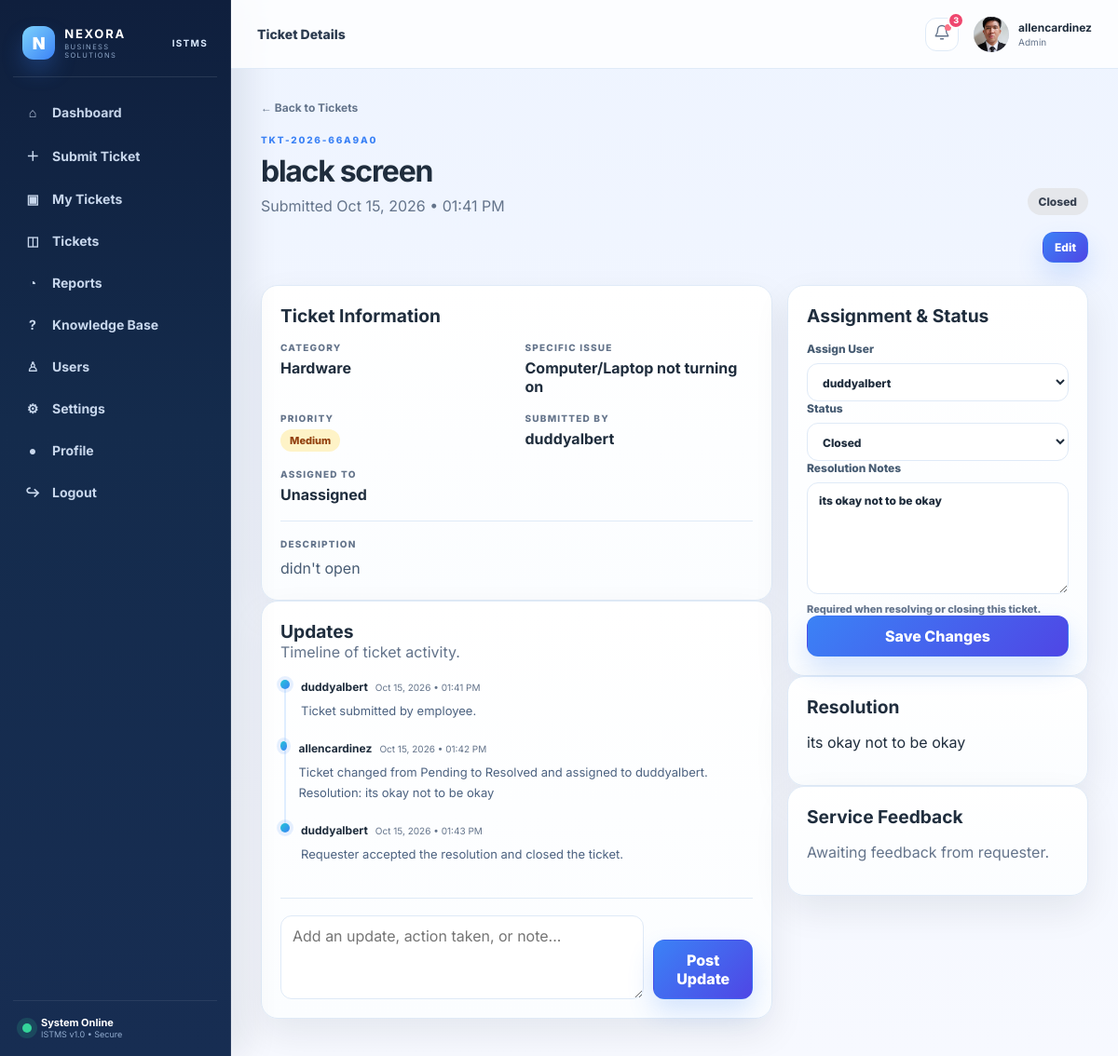
The page /tickets/53/ (signed in) on the database its author committed.
### tickets/models.py (models this page shows, shortened)
class Profile(models.Model):
    DEPARTMENT_CHOICES = [
        ("Information Technology", "Information Technology"),
        ("IT Support Services", "IT Support Services"),
        ("Network and Infrastructure", "Network and Infrastructure"),
        ("Human Resources", "Human Resources"),
        ("Operations", "Operations"),
    ]
    ROLE_CHOICES = [
        ("user", "User"),
        ("admin", "Admin"),
    ]
    user = models.OneToOneField(User, on_delete=models.CASCADE)
    role = models.CharField(max_length=20, choices=ROLE_CHOICES, default="user")
    department = models.CharField(max_length=100, blank=True, choices=DEPARTMENT_CHOICES)
    user_identifier = models.CharField(max_length=50, blank=True, verbose_name="User ID")
    avatar_initials = models.CharField(max_length=5, blank=True)
    profile_picture = models.FileField(upload_to="profile_pictures/", blank=True)
    def get_role_display(self):
        return "Admin" if self.role in {"admin", "manager"} or self.user.is_superuser else "User"

class Ticket(models.Model):
    PRIORITIES = [
        ("low", "Low"),
        ("medium", "Medium"),
        ("high", "High"),
        ("critical", "Critical"),
    ]
    STATUSES = [
        ("pending", "Pending"),
        ("assigned", "Assigned"),
        ("in_progress", "In Progress"),
        ("resolved", "Resolved"),
        ("closed", "Closed"),
    ]
    ticket_number = models.CharField(max_length=30, unique=True, blank=True)
    title = models.CharField(max_length=200)
    description = models.TextField()
    category = models.ForeignKey(Category, on_delete=models.PROTECT)
    issue_type = models.CharField(max_length=120, blank=True)
    priority = models.CharField(max_length=20, choices=PRIORITIES, default="medium")
    status = models.CharField(max_length=20, choices=STATUSES, default="pending")
    submitted_by = models.ForeignKey(User, on_delete=models.CASCADE, related_name="submitted_tickets")
    assigned_to = models.ForeignKey(User, on_delete=models.SET_NULL, null=True, blank=True, related_name="assigned_tickets")
    device_system = models.CharField(max_length=120, blank=True)
    location = models.CharField(max_length=150, blank=True)
    attachment = models.FileField(upload_to="ticket_files/", blank=True, null=True)
    resolution = models.TextField(blank=True)
    created_at = models.DateTimeField(auto_now_add=True)
    updated_at = models.DateTimeField(auto_now=True)
    resolved_at = models.DateTimeField(null=True, blank=True)
    class Meta:
        ordering = ["-created_at"]

class Category(models.Model):
    name = models.CharField(max_length=80)
    description = models.CharField(max_length=200, blank=True)

class TicketUpdate(models.Model):
    ticket = models.ForeignKey(Ticket, on_delete=models.CASCADE, related_name="updates")
    author = models.ForeignKey(User, on_delete=models.SET_NULL, null=True)
    message = models.TextField()
    created_at = models.DateTimeField(auto_now_add=True)
    class Meta:
        ordering = ["created_at"]

### tickets/views.py (the view)
# urls.py: path("tickets/<int:pk>/", views.ticket_detail, name="ticket_detail"),
@login_required
def ticket_detail(request, pk):
    ticket = get_object_or_404(Ticket.objects.select_related("category", "submitted_by", "assigned_to"), pk=pk)
    r = role(request)
    if r == "user" and ticket.submitted_by != request.user:
        return redirect("my_tickets")
    technicians = User.objects.filter(profile__role="user", is_active=True).order_by("first_name", "username")
    return render(request, "tickets/ticket_detail.html", {
        "ticket": ticket,
        "updates": ticket.updates.select_related("author"),
        "update_form": TicketUpdateForm(),
        "feedback_form": FeedbackForm(),
        "technicians": technicians,
        "role": r,
    })

### tickets/forms.py
class TicketUpdateForm(forms.ModelForm):
    class Meta:
        model = TicketUpdate
        fields = ["message"]
        widgets = {"message": forms.Textarea(attrs={"class": "form-control", "rows": 3, "placeholder": "Add an update, action taken, or note..."})}

class FeedbackForm(forms.ModelForm):
    class Meta:
        model = Feedback
        fields = ["rating", "comment"]
        widgets = {
            "rating": forms.Select(
                choices=[(i, "★" * i + "☆" * (5 - i)) for i in range(1, 6)],
                attrs={"class": "form-control"},
            ),
            "comment": forms.Textarea(attrs={"class": "form-control", "rows": 3, "placeholder": "Tell us about your support experience..."})
        }

### tickets/context_processors.py (called while the page is built)
def notification_context(request):
    if not request.user.is_authenticated:
        return {"notifications": [], "unread_notification_count": 0}
    user_notifications = request.user.notifications.select_related("ticket", "ticket__submitted_by")
    return {
        "notifications": user_notifications[:8],
        "unread_notification_count": user_notifications.filter(read_at__isnull=True).count(),
    }

### tickets/views.py (called while the page is built)
def role(request):
    stored_role = getattr(getattr(request.user, "profile", None), "role", "user")
    return "admin" if stored_role in {"admin", "manager"} or request.user.is_superuser else "user"

### tickets/templates/tickets/ticket_detail.html (shortened to what this page needs)
{% extends 'tickets/base.html' %}{% block title %}Ticket {{ticket.ticket_number}}{% endblock %}{% block page_label %}Ticket Details{% endblock %}
{% block content %}
<div class="detail-top"><div><a class="back-link" href="{% if role == 'user' %}{% url 'my_tickets' %}{% else %}{% url 'all_tickets' %}{% endif %}">← Back to Tickets</a><div class="ticket-title-row"><div><span class="eyebrow">{{ticket.ticket_number}}</span><h1>{{ticket.title}}</h1><p>Submitted {{ticket.created_at|date:"M d, Y • h:i A"}}</p></div><span class="status large {{ticket.status}}">{{ticket.get_status_display}}</span></div></div></div>
<div class="detail-actions" style="display:flex;justify-content:flex-end;gap:0.75rem;margin:1rem 0 1.5rem;">
  {% if role == 'admin' or ticket.status == 'pending' or ticket.status == 'assigned' or ticket.status == 'in_progress' or ticket.status == 'resolved' or ticket.status == 'closed' %}
    <a class="btn small primary" href="{% url 'ticket_edit' ticket.pk %}">Edit</a>
  {% endif %}
</div>
<div class="detail-grid">
<div>
<div class="panel ticket-info"><div class="panel-head"><h2>Ticket Information</h2></div>
<div class="info-grid"><div><small>Category</small><strong>{{ticket.category.name}}</strong></div><div><small>Specific Issue</small><strong>{{ticket.issue_type|default:"—"}}</strong></div><div><small>Priority</small><strong><span class="badge {{ticket.priority}}">{{ticket.get_priority_display}}</span></strong></div><div><small>Submitted By</small><strong>{{ticket.submitted_by.get_full_name|default:ticket.submitted_by.username}}</strong></div><div><small>Assigned To</small><strong>{{ticket.assigned_to.get_full_name|default:"Unassigned"}}</strong></div></div>
<div class="description"><small>Description</small><p>{{ticket.description}}</p></div>
</div>
<div class="panel"><div class="panel-head"><div><h2>Updates</h2><p>Timeline of ticket activity.</p></div></div><div class="timeline">{% for u in updates %}<div class="timeline-item"><div class="timeline-dot"></div><div><strong>{{u.author.get_full_name|default:u.author.username}}</strong><span>{{u.created_at|date:"M d, Y • h:i A"}}</span><p>{{u.message}}</p></div></div>{% empty %}<p class="muted">No updates yet.</p>{% endfor %}</div>
<form method="post" action="{% url 'ticket_update' ticket.pk %}" class="update-form">{% csrf_token %}{{update_form.message}}<button class="btn primary" type="submit">Post Update</button></form>
</div>
</div>
<div>
{% if role == 'admin' %}
<div class="panel"><div class="panel-head"><h2>Assignment & Status</h2></div>
<form method="post" action="{% url 'assign_ticket' ticket.pk %}" class="form-stack">
{% if role == 'admin' %}
<label>Assign User
<select name="assigned_to" class="form-control">
{% for u in technicians %}
<option value="{{u.id}}" {% if ticket.assigned_to_id == u.id %}selected{% endif %}>{{u.get_full_name|default:u.username}}</option>
{% endfor %}
</select>
</label>
{% endif %}
<label>Status
<select name="status" class="form-control">
{% for value,label in ticket.STATUSES %}
<option value="{{value}}" {% if ticket.status == value %}selected{% endif %}>{{label}}</option>
{% endfor %}
</select>
</label>
<label>Resolution Notes
<textarea name="resolution" class="form-control" rows="3" placeholder="Explain resolution or notes...">{{ ticket.resolution }}</textarea>
<small class="hint">Required when resolving or closing this ticket.</small>
</label>
<button class="btn primary full" type="submit">Save Changes</button>
</form>
</div>
{% endif %}
<div class="panel"><div class="panel-head"><h2>Resolution</h2></div>{% if ticket.resolution %}<p>{{ticket.resolution}}</p>{% else %}<p class="muted">Resolution will appear here once the issue is resolved.</p>{% endif %}</div>
{% if ticket.status == 'resolved' or ticket.status == 'closed' %}
<div class="panel">
<div class="panel-head"><h2>Service Feedback</h2></div>
{% if ticket.feedback %}
<div class="feedback-box">
<div style="font-size:1.1rem;font-weight:700;color:#f59e0b;margin-bottom:0.35rem;">Rating: {% for star in "12345" %}{% if forloop.counter <= ticket.feedback.rating %}★{% else %}☆{% endif %}{% endfor %}</div>
{% if ticket.feedback.comment %}<p class="muted" style="margin:0;">"{{ticket.feedback.comment}}"</p>{% endif %}
</div>
{% else %}
<p class="muted">Awaiting feedback from requester.</p>
{% endif %}
</div>
{% endif %}
</div>
</div>
{% endblock %}

### tickets/templates/tickets/base.html (shortened to what this page needs)
{% load static %}
<!DOCTYPE html>
<html lang="en">
<head>
<link rel="stylesheet" href="{% static 'tickets/css/style.css' %}?v=10">
</head>
<body>
<div class="app-shell">
  <aside class="sidebar" id="sidebar">
    <div class="brand">
      <div class="brand-mark">N</div>
      <div><strong>NEXORA</strong><span>BUSINESS SOLUTIONS</span></div>
      <b class="brand-divider">ISTMS</b>
    </div>
    <nav class="nav">
      <a href="{% url 'dashboard' %}" class="{% if request.resolver_match.url_name == 'dashboard' %}active{% endif %}"><span>⌂</span>Dashboard</a>
      <a href="{% url 'submit_ticket' %}" class="{% if request.resolver_match.url_name == 'submit_ticket' %}active{% endif %}"><span>＋</span>Submit Ticket</a>
      <a href="{% url 'my_tickets' %}" class="{% if request.resolver_match.url_name == 'my_tickets' %}active{% endif %}"><span>▣</span>My Tickets</a>
      {% if request.user.profile.role == 'admin' or request.user.profile.role == 'manager' or request.user.is_superuser %}
      <a href="{% url 'all_tickets' %}" class="{% if request.resolver_match.url_name == 'all_tickets' %}active{% endif %}"><span>◫</span>Tickets</a>
      {% endif %}
      {% if request.user.profile.role == 'admin' or request.user.profile.role == 'manager' or request.user.is_superuser %}
      <a href="{% url 'reports' %}" class="{% if request.resolver_match.url_name == 'reports' %}active{% endif %}"><span>◔</span>Reports</a>
      {% endif %}
      <a href="{% url 'knowledge_base' %}" class="{% if request.resolver_match.url_name == 'knowledge_base' %}active{% endif %}"><span>?</span>Knowledge Base</a>
      {% if request.user.profile.role == 'admin' or request.user.profile.role == 'manager' or request.user.is_superuser %}
      <a href="{% url 'user_management' %}" class="{% if request.resolver_match.url_name == 'user_management' %}active{% endif %}"><span>♙</span>Users</a>
      <a href="{% url 'settings_page' %}" class="{% if request.resolver_match.url_name == 'settings_page' %}active{% endif %}"><span>⚙</span>Settings</a>
      {% endif %}
      <a href="{% url 'profile' %}" class="{% if request.resolver_match.url_name == 'profile' %}active{% endif %}"><span>●</span>Profile</a>
      <a href="{% url 'logout' %}"><span>↪</span>Logout</a>
    </nav>
    <div class="sidebar-footer">
      <div class="mini-status"></div>
      <div><strong>System Online</strong><small>ISTMS v1.0 • Secure</small></div>
    </div>
  </aside>
  <main class="main">
    <header class="topbar">
      <div class="top-title">{% block page_label %}IT Support Management{% endblock %}</div>
      <div class="top-actions">
        <div class="notification-wrap" id="notificationWrap" data-feed-url="{% url 'notifications_feed' %}">
          <button class="icon-btn notification-toggle" id="notificationToggle" type="button" title="Notifications" aria-label="Notifications" aria-expanded="false" aria-controls="notificationPanel">
            <svg viewBox="0 0 24 24" width="18" height="18" fill="none" stroke="currentColor" stroke-width="1.8" stroke-linecap="round" stroke-linejoin="round" aria-hidden="true"><path d="M18 8a6 6 0 0 0-12 0c0 7-3 7-3 9h18c0-2-3-2-3-9"/><path d="M10 21h4"/></svg>
            <i id="notificationDot"{% if not unread_notification_count %} hidden{% endif %}></i>
            <span class="notification-count" id="notificationCount"{% if not unread_notification_count %} hidden{% endif %}>{{ unread_notification_count }}</span>
          </button>
        </div>
        <a class="user-menu" href="{% url 'profile_edit' %}" aria-label="Edit your profile" title="Edit profile">
          {% if request.user.profile.profile_picture %}<img class="avatar" src="{{ request.user.profile.profile_picture.url }}" alt="Profile picture">{% else %}<div class="avatar">{{ request.user.first_name|first|default:request.user.username|first|upper }}{{ request.user.last_name|first|upper }}</div>{% endif %}
          <div class="user-meta"><strong>{{ request.user.get_full_name|default:request.user.username }}</strong><span>{{ request.user.profile.get_role_display }}</span></div>
        </a>
      </div>
    </header>
    <section class="content">
      {% block content %}{% endblock %}
    </section>
  </main>
</div>
</body>
</html>

### rows shown on the page
Ticket: ticket_number "TKT-2026-66A9A0", title "black screen", created_at "Oct 15, 2026 • 01:41 PM", status "Closed", category.name "Hardware", issue_type "Computer/Laptop not turning on", priority "Medium", submitted_by.get_full_name "duddyalbert", assigned_to.get_full_name "Unassigned", description "didn't open", assigned_to "duddyalbert", resolution "its okay not to be okay"
TicketUpdate: author.get_full_name "duddyalbert", created_at "Oct 15, 2026 • 01:41 PM", message "Ticket submitted by employee."
TicketUpdate: author.get_full_name "allencardinez", created_at "Oct 15, 2026 • 01:42 PM", message "Ticket changed from Pending to Resolved and assigned to duddyalbert. Resolution: its okay not to be okay"
TicketUpdate: author.get_full_name "duddyalbert", created_at "Oct 15, 2026 • 01:43 PM", message "Requester accepted the resolution and closed the ticket."

### other values the page prints
{{ unread_notification_count }} "3"
{{ request.user.get_full_name|default:request.user.username }} "allencardinez"
{{ request.user.profile.get_role_display }} "Admin"
